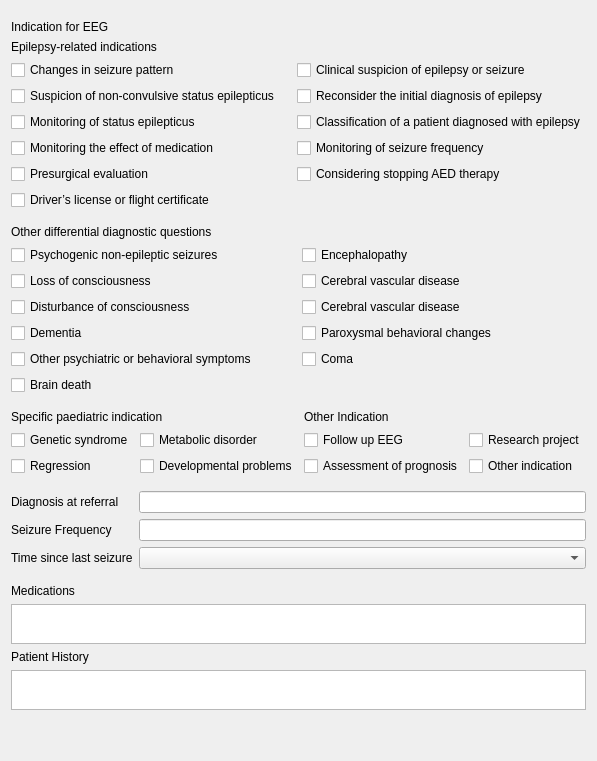
      <widget class="QWidget" name="tab_patient_info">
       <attribute name="title">
        <string>Patient Info</string>
       </attribute>
       <layout class="QVBoxLayout" name="verticalLayout_24">
        <item>
         <spacer name="verticalSpacer_16">
          <property name="orientation">
           <enum>Qt::Vertical</enum>
          </property>
          <property name="sizeType">
           <enum>QSizePolicy::Fixed</enum>
          </property>
          <property name="sizeHint" stdset="0">
           <size>
            <width>20</width>
            <height>9</height>
           </size>
          </property>
         </spacer>
        </item>
        <item>
         <widget class="QLabel" name="lbl_eeg_indication">
          <property name="text">
           <string>Indication for EEG</string>
          </property>
         </widget>
        </item>
        <item>
         <layout class="QVBoxLayout" name="verticalLayout_8">
          <item>
           <widget class="QLabel" name="label_32">
            <property name="text">
             <string>Epilepsy-related indications</string>
            </property>
           </widget>
          </item>
          <item>
           <layout class="QGridLayout" name="gridLayout_2">
            <item row="0" column="0">
             <widget class="QCheckBox" name="ckb_ind_change_pattern">
              <property name="text">
               <string>Changes in seizure pattern</string>
              </property>
             </widget>
            </item>
            <item row="0" column="1">
             <widget class="QCheckBox" name="ckb_ind_suspicion_epilepsy">
              <property name="text">
               <string>Clinical suspicion of epilepsy or seizure</string>
              </property>
             </widget>
            </item>
            <item row="1" column="0">
             <widget class="QCheckBox" name="ckb_ind_suspicion_epilepticus">
              <property name="text">
               <string>Suspicion of non-convulsive status epilepticus</string>
              </property>
             </widget>
            </item>
            <item row="1" column="1">
             <widget class="QCheckBox" name="ckb_ind_reconsider_diagnosis">
              <property name="text">
               <string>Reconsider the initial diagnosis of epilepsy</string>
              </property>
             </widget>
            </item>
            <item row="2" column="0">
             <widget class="QCheckBox" name="ckb_ind_monitor_epilepticus">
              <property name="text">
               <string>Monitoring of status epilepticus</string>
              </property>
             </widget>
            </item>
            <item row="2" column="1">
             <widget class="QCheckBox" name="ckb_ind_classify_epilepsy">
              <property name="text">
               <string>Classification of a patient diagnosed with epilepsy</string>
              </property>
             </widget>
            </item>
            <item row="3" column="0">
             <widget class="QCheckBox" name="ckb_ind_monitor_medication">
              <property name="text">
               <string>Monitoring the effect of medication</string>
              </property>
             </widget>
            </item>
            <item row="3" column="1">
             <widget class="QCheckBox" name="ckb_ind_monitor_seizure_freq">
              <property name="text">
               <string>Monitoring of seizure frequency</string>
              </property>
             </widget>
            </item>
            <item row="4" column="0">
             <widget class="QCheckBox" name="ckb_ind_presurgery">
              <property name="text">
               <string>Presurgical evaluation</string>
              </property>
             </widget>
            </item>
            <item row="4" column="1">
             <widget class="QCheckBox" name="ckb_ind_stop_aed">
              <property name="text">
               <string>Considering stopping AED therapy</string>
              </property>
             </widget>
            </item>
            <item row="5" column="0">
             <widget class="QCheckBox" name="ckb_ind_drivers_licence">
              <property name="text">
               <string>Driver’s license or flight certificate</string>
              </property>
             </widget>
            </item>
           </layout>
          </item>
         </layout>
        </item>
        <item>
         <spacer name="verticalSpacer">
          <property name="orientation">
           <enum>Qt::Vertical</enum>
          </property>
          <property name="sizeType">
           <enum>QSizePolicy::Fixed</enum>
          </property>
          <property name="sizeHint" stdset="0">
           <size>
            <width>20</width>
            <height>9</height>
           </size>
          </property>
         </spacer>
        </item>
        <item>
         <layout class="QVBoxLayout" name="verticalLayout_21">
          <item>
           <widget class="QLabel" name="label_33">
            <property name="text">
             <string>Other differential diagnostic questions</string>
            </property>
           </widget>
          </item>
          <item>
           <layout class="QGridLayout" name="gridLayout_3">
            <item row="0" column="0">
             <widget class="QCheckBox" name="ckb_ind_non_epileptic_seizure">
              <property name="text">
               <string>Psychogenic non-epileptic seizures</string>
              </property>
             </widget>
            </item>
            <item row="0" column="1">
             <widget class="QCheckBox" name="ckb_ind_encephalopathy">
              <property name="text">
               <string>Encephalopathy</string>
              </property>
             </widget>
            </item>
            <item row="1" column="0">
             <widget class="QCheckBox" name="ckb_ind_loss_conciousness">
              <property name="text">
               <string>Loss of consciousness</string>
              </property>
             </widget>
            </item>
            <item row="1" column="1">
             <widget class="QCheckBox" name="ckb_ind_vascular_disease">
              <property name="text">
               <string>Cerebral vascular disease</string>
              </property>
             </widget>
            </item>
            <item row="2" column="0">
             <widget class="QCheckBox" name="ckb_ind_conciousness_disturbance">
              <property name="text">
               <string>Disturbance of consciousness</string>
              </property>
             </widget>
            </item>
            <item row="2" column="1">
             <widget class="QCheckBox" name="checkBox_16">
              <property name="text">
               <string>Cerebral vascular disease</string>
              </property>
             </widget>
            </item>
            <item row="3" column="0">
             <widget class="QCheckBox" name="ckb_ind_dementia">
              <property name="text">
               <string>Dementia</string>
              </property>
             </widget>
            </item>
            <item row="3" column="1">
             <widget class="QCheckBox" name="ckb_ind_behaviour_change">
              <property name="text">
               <string>Paroxysmal behavioral changes</string>
              </property>
             </widget>
            </item>
            <item row="4" column="0">
             <widget class="QCheckBox" name="ckb_ind_behavioural">
              <property name="text">
               <string>Other psychiatric or behavioral symptoms</string>
              </property>
             </widget>
            </item>
            <item row="4" column="1">
             <widget class="QCheckBox" name="ckb_ind_coma">
              <property name="text">
               <string>Coma</string>
              </property>
             </widget>
            </item>
            <item row="5" column="0">
             <widget class="QCheckBox" name="ckb_ind_brain_death">
              <property name="text">
               <string>Brain death</string>
              </property>
             </widget>
            </item>
           </layout>
          </item>
         </layout>
        </item>
        <item>
         <spacer name="verticalSpacer_3">
          <property name="orientation">
           <enum>Qt::Vertical</enum>
          </property>
          <property name="sizeType">
           <enum>QSizePolicy::Fixed</enum>
          </property>
          <property name="sizeHint" stdset="0">
           <size>
            <width>20</width>
            <height>9</height>
           </size>
          </property>
         </spacer>
        </item>
        <item>
         <layout class="QHBoxLayout" name="horizontalLayout_2">
          <item>
           <layout class="QVBoxLayout" name="verticalLayout_22">
            <item>
             <widget class="QLabel" name="label_31">
              <property name="text">
               <string>Specific paediatric indication</string>
              </property>
             </widget>
            </item>
            <item>
             <layout class="QGridLayout" name="gridLayout_4">
              <item row="0" column="0">
               <widget class="QCheckBox" name="ckb_ind_genetic_syndrome">
                <property name="text">
                 <string>Genetic syndrome</string>
                </property>
               </widget>
              </item>
              <item row="0" column="1">
               <widget class="QCheckBox" name="ckb_ind_metabolic_disorder">
                <property name="text">
                 <string>Metabolic disorder</string>
                </property>
               </widget>
              </item>
              <item row="1" column="0">
               <widget class="QCheckBox" name="ckb_ind_regression">
                <property name="text">
                 <string>Regression</string>
                </property>
               </widget>
              </item>
              <item row="1" column="1">
               <widget class="QCheckBox" name="ckb_ind_developmental_problems">
                <property name="text">
                 <string>Developmental problems</string>
                </property>
               </widget>
              </item>
             </layout>
            </item>
           </layout>
          </item>
          <item>
           <layout class="QVBoxLayout" name="verticalLayout_23">
            <item>
             <widget class="QLabel" name="label_37">
              <property name="text">
               <string>Other Indication</string>
              </property>
             </widget>
            </item>
            <item>
             <layout class="QGridLayout" name="gridLayout">
              <item row="0" column="0">
               <widget class="QCheckBox" name="ckb_ind_follow_up">
                <property name="text">
                 <string>Follow up EEG</string>
                </property>
               </widget>
              </item>
              <item row="0" column="1">
               <widget class="QCheckBox" name="ckb_ind_research_project">
                <property name="text">
                 <string>Research project</string>
                </property>
               </widget>
              </item>
              <item row="1" column="0">
               <widget class="QCheckBox" name="assessment_prognosis">
                <property name="text">
                 <string>Assessment of prognosis</string>
                </property>
               </widget>
              </item>
              <item row="1" column="1">
               <widget class="QCheckBox" name="ckb_ind_other">
                <property name="text">
                 <string>Other indication</string>
                </property>
               </widget>
              </item>
             </layout>
            </item>
           </layout>
          </item>
         </layout>
        </item>
        <item>
         <spacer name="verticalSpacer_17">
          <property name="orientation">
           <enum>Qt::Vertical</enum>
          </property>
          <property name="sizeType">
           <enum>QSizePolicy::Fixed</enum>
          </property>
          <property name="sizeHint" stdset="0">
           <size>
            <width>20</width>
            <height>9</height>
           </size>
          </property>
         </spacer>
        </item>
        <item>
         <layout class="QHBoxLayout" name="horizontalLayout_6">
          <item>
           <layout class="QVBoxLayout" name="verticalLayout_16">
            <item>
             <widget class="QLabel" name="label_34">
              <property name="text">
               <string>Diagnosis at referral</string>
              </property>
             </widget>
            </item>
            <item>
             <widget class="QLabel" name="label_35">
              <property name="text">
               <string>Seizure Frequency</string>
              </property>
             </widget>
            </item>
            <item>
             <widget class="QLabel" name="label_36">
              <property name="text">
               <string>Time since last seizure</string>
              </property>
             </widget>
            </item>
           </layout>
          </item>
          <item>
           <layout class="QVBoxLayout" name="verticalLayout">
            <item>
             <widget class="QLineEdit" name="le_referal_diagnosis"/>
            </item>
            <item>
             <widget class="QLineEdit" name="le_seizure_frequency"/>
            </item>
            <item>
             <widget class="QComboBox" name="ckb_ind_last_seizure">
              <item>
               <property name="text">
                <string/>
               </property>
              </item>
              <item>
               <property name="text">
                <string>Same day</string>
               </property>
              </item>
              <item>
               <property name="text">
                <string>Previous day</string>
               </property>
              </item>
              <item>
               <property name="text">
                <string>Previous week</string>
               </property>
              </item>
              <item>
               <property name="text">
                <string>Previous month</string>
               </property>
              </item>
              <item>
               <property name="text">
                <string>Previous year</string>
               </property>
              </item>
              <item>
               <property name="text">
                <string>Previously</string>
               </property>
              </item>
              <item>
               <property name="text">
                <string>Never</string>
               </property>
              </item>
             </widget>
            </item>
           </layout>
          </item>
         </layout>
        </item>
        <item>
         <spacer name="verticalSpacer_18">
          <property name="orientation">
           <enum>Qt::Vertical</enum>
          </property>
          <property name="sizeType">
           <enum>QSizePolicy::Fixed</enum>
          </property>
          <property name="sizeHint" stdset="0">
           <size>
            <width>20</width>
            <height>9</height>
           </size>
          </property>
         </spacer>
        </item>
        <item>
         <widget class="QLabel" name="lbl_patient_history_2">
          <property name="text">
           <string>Medications</string>
          </property>
         </widget>
        </item>
        <item>
         <widget class="QTextEdit" name="te_medications">
          <property name="sizePolicy">
           <sizepolicy hsizetype="Expanding" vsizetype="Maximum">
            <horstretch>0</horstretch>
            <verstretch>0</verstretch>
           </sizepolicy>
          </property>
          <property name="maximumSize">
           <size>
            <width>16777215</width>
            <height>40</height>
           </size>
          </property>
         </widget>
        </item>
        <item>
         <widget class="QLabel" name="lbl_patient_history">
          <property name="text">
           <string>Patient History</string>
          </property>
         </widget>
        </item>
        <item>
         <widget class="QTextEdit" name="te_history_notes">
          <property name="sizePolicy">
           <sizepolicy hsizetype="Expanding" vsizetype="Expanding">
            <horstretch>0</horstretch>
            <verstretch>0</verstretch>
           </sizepolicy>
          </property>
          <property name="maximumSize">
           <size>
            <width>16777215</width>
            <height>40</height>
           </size>
          </property>
         </widget>
        </item>
        <item>
         <spacer name="verticalSpacer_2">
          <property name="orientation">
           <enum>Qt::Vertical</enum>
          </property>
          <property name="sizeHint" stdset="0">
           <size>
            <width>20</width>
            <height>40</height>
           </size>
          </property>
         </spacer>
        </item>
       </layout>
      </widget>
